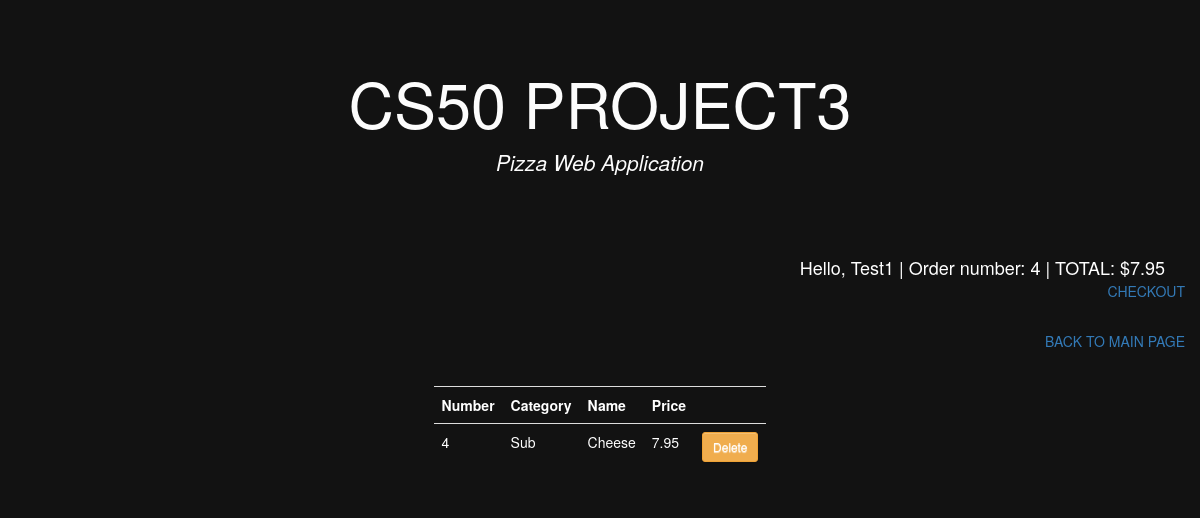
Page /my_orders (signed in) on the committed database.
### orders/models.py (models this page shows, shortened)
class Order(models.Model):
    user = models.ForeignKey(User, on_delete=models.CASCADE)
    number = models.IntegerField()
    category = models.CharField(max_length=64, null=True)
    name = models.CharField(max_length=64)
    price = models.DecimalField(max_digits=4, decimal_places=2)

### orders/views.py (the view)
# urls.py: path("my_orders", views.my_orders, name="my_orders")
def my_orders(request):
    orders = Order.objects.filter(user=request.user)
    order_number = UserOrder.objects.get(user=request.user, status='started').order_number
    context = {
        "Order_number": order_number,
        "orders": orders,
        "Total": list(Order.objects.filter(user=request.user,number=order_number).aggregate(Sum('price')).values())[0] or 0
    }
    return render(request, "orders/my_orders.html", context)

### orders/templates/orders/my_orders.html (shortened to what this page needs)
{% extends "orders/base.html" %}
{% load static %}
{% block body %}
{% include 'orders/status.html' %}
<div class="collapse navbar-collapse" style="color: white; text-align: end; padding: 15px;" id="myNavbar">
    <span><a href="{% url 'index' %}">BACK TO MAIN PAGE</a></span>
</div>
<div style="display: flex; justify-content: center; align-items: center;">
    <div class="row">
        <div class="col-md-6">
            <div class="card card-body">
                <table class="table table-sm" style="color: white;">
                    <tr>
                        <th>Number</th>
                        <th>Category</th>
                        <th>Name</th>
                        <th>Price</th>
                        <th></th>
                    </tr>
                    {% for order in orders %}
                    <tr>
                        <td>{{order.number}}</td>
                        <td>{{order.category}}</td>
                        <td>{{order.name}}</td>
                        <td>{{order.price}}</td>
                        <td><a class="btn btn-sm btn-warning" href="{% url 'delete' order.category order.name order.price %}">Delete</a></td>
                    </tr>
                    {% endfor %}
                </table>
            </div>
        </div>
    </div>
</div>
{% endblock %}

### orders/templates/orders/status.html
{% load static %}
<div class="collapse navbar-collapse" style="color: white; text-align: end; padding: 15px;" id="myNavbar">
    <span class="hello-msg">Hello, {{user}} | Order number: {{Order_number}} | TOTAL: ${{Total|floatformat:2}}</span>
    <br>
    <span><a href="{% url 'my_orders' %}">CHECKOUT</a></span>
  </div>

### orders/static/orders/style.css (style rules this page uses)
.btn { display: inline-block; *display: inline; *zoom: 1; padding: 4px 10px 4px; margin-bottom: 0; font-size: 13px; line-height: 18px; color: #333333; text-align: center;text-shadow: 0 1px 1px rgba(255, 255, 255, 0.75); vertical-align: middle; background-color: #f5f5f5; background-image: -moz-linear-gradient(top, #ffffff, #e6e6e6); background-image: -ms-linear-gradient(top, #ffffff, #e6e6e6); background-image: -webkit-gradient(linear, 0 0, 0 100%, from(#ffffff), to(#e6e6e6)); background-image: -webkit-linear-gradient(top, #ffffff, #e6e6e6); background-image: -o-linear-gradient(top, #ffffff, #e6e6e6); background-image: linear-gradient(top, #ffffff, #e6e6e6); background-repeat: repeat-x; filter: progid:dximagetransform.microsoft.gradient(startColorstr=#ffffff, endColorstr=#e6e6e6, GradientType=0); border-color: #e6e6e6 #e6e6e6 #e6e6e6; border-color: rgba(0, 0, 0, 0.1) rgba(0, 0, 0, 0.1) rgba(0, 0, 0, 0.25); border: 1px solid #e6e6e6; -webkit-border-radius: 4px; -moz-border-radius: 4px; border-radius: 4px; -webkit-box-shadow: inset 0 1px 0 rgba(255, 255, 255, 0.2), 0 1px 2px rgba(0, 0, 0, 0.05); -moz-box-shadow: inset 0 1px 0 rgba(255, 255, 255, 0.2), 0 1px 2px rgba(0, 0, 0, 0.05); box-shadow: inset 0 1px 0 rgba(255, 255, 255, 0.2), 0 1px 2px rgba(0, 0, 0, 0.05); cursor: pointer; *margin-left: .3em; }
* { -webkit-box-sizing:border-box; -moz-box-sizing:border-box; -ms-box-sizing:border-box; -o-box-sizing:border-box; box-sizing:border-box; }
html { width: 100%; height:100%; }
body { width: 100%; height:100%; font-family: 'Open Sans', sans-serif; }
tr { color: white; }
.hello-msg { font-size: 18px; color: #fff; margin-right: 20px; }

### rows in the picture
Order: number "4", category "Sub", name "Cheese", price "7.95"

### other values in the picture
{{ user }} "Test1"
{{ Order_number }} "4"
{{ Total|floatformat:2 }} "7.95"
